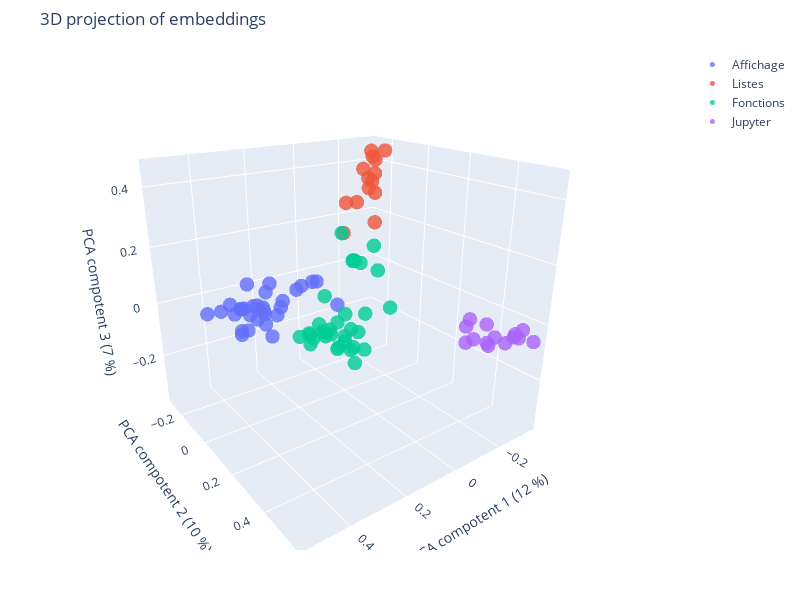

This figure's notebook cell:
### Markdown cell above
### 3D projection of embeddings

### Code cell
# Display the 3D Scatter Plot of Categories
fig = go.Figure()

for chapter in chapters:
    # Get data points
    x = df[df["chapter"] == chapter]["pca_comp_1"]
    y = df[df["chapter"] == chapter]["pca_comp_2"]
    z = df[df["chapter"] == chapter]["pca_comp_3"]
    # Set the hover text
    hover_text = df[df["chapter"] == chapter]["chunk"]

    fig.add_trace(
        go.Scatter3d(
            x=x,
            y=y,
            z=z,
            mode="markers",
            marker=dict(size=5, color=i, colorscale="Viridis", opacity=0.8),
            name=chapter,
            hovertext=hover_text,
            hoverinfo="text",
        )
    )

fig.update_layout(
    autosize=False,
    title="3D projection of embeddings",
    width=800,
    height=600,
    margin=dict(l=10, r=10, b=50, t=50, pad=10),
    scene=dict(
        xaxis=dict(title=component_labels[1]),
        yaxis=dict(title=component_labels[2]),
        zaxis=dict(title=component_labels[3]),
    ),
)

fig.show()
